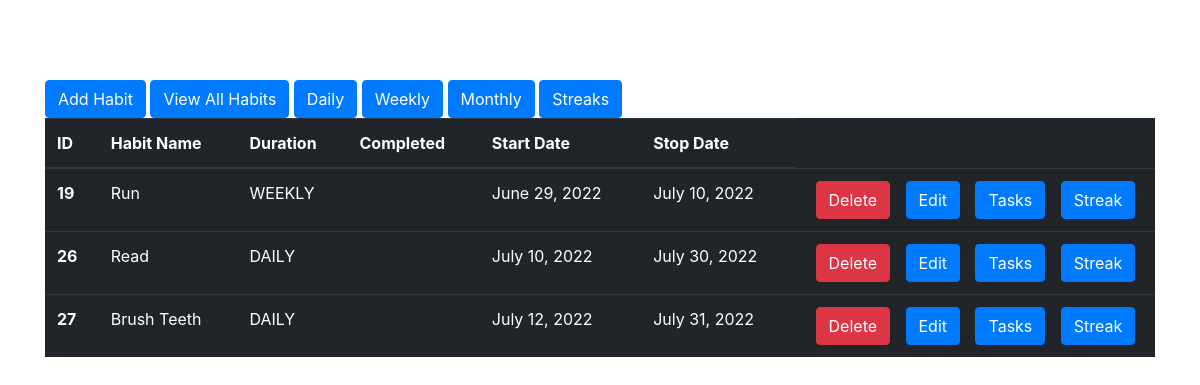
The app's page /habits with its own data.
### habit/models.py (models this page shows)
class HabitModel(models.Model):
    class Meta:
        db_table = "habit"
    DURATION = Choices("DAILY", "WEEKLY", "MONTHLY")
    name = models.CharField(max_length=255)
    duration = models.CharField(max_length=255, choices=DURATION, default=DURATION.DAILY)
    completed = models.BooleanField(default=False)
    start_date = models.DateField()
    finish_date = models.DateField()
    broken = models.BooleanField(default=False)
    def __str__(self):
        return self.name

### habit/views.py (the view)
# urls.py: path('habits', HabitsView.as_view(), name='habits'),
class HabitsView(View):
    def get(self, request):
        habits = HabitModel.objects.all()
        print(habits)
        return render(request, 'habits.html', {'habits': habits})

### habit/templates/habits.html (shortened to what this page needs)
{% extends 'base.html' %}
{% block content %}
<a href="{% url 'add-habit'  %}"> <button class = "btn btn-primary">Add Habit</button> </a>
<a href="{% url 'habits'  %}"> <button class = "btn btn-primary">View All Habits</button> </a>
<a href="{% url 'daily'  %}"> <button class = "btn btn-primary">Daily</button> </a>
<a href="{% url 'weekly'  %}"> <button class = "btn btn-primary">Weekly</button> </a>
<a href="{% url 'monthly'  %}"> <button class = "btn btn-primary">Monthly</button> </a>
<a href="{% url 'streaks'  %}"> <button class = "btn btn-primary">Streaks</button> </a>
<table class="table table-dark">
  <thead>
    <tr>
      <th scope="col">ID</th>
      <th scope="col">Habit Name</th>
      <th scope="col">Duration</th>
      <th scope="col">Completed</th>
      <th scope="col">Start Date</th>
      <th scope="col">Stop Date</th>
    </tr>
  </thead>
  <tbody>
    {% for habit in habits %}
    <tr>
      <th scope="row">{{habit.id}}</th>
      <td>{{habit.name}}</td>
      <td> {{habit.duration }} {{habit.duration_type}} </td>
      <td> {{habit.done}}</td>
      <td> {{habit.start_date }}</td>
      <td> {{habit.finish_date }}</td>
      <td class = "d-flex flex-row justify-content-around">
        <form method="post" action = "delete/{{habit.id}}">
        <input type="submit" value="Delete" class = "btn btn-danger">
       </form>
        <a href = "{% url 'update' habit.id %}"  ><button class = "btn btn-primary"> Edit</button></a>
        <a href = "{% url 'tasks' habit.id %}"  ><button class = "btn btn-primary">  Tasks </button></a>
        <a href = "{% url 'streak' habit.id %}"  ><button class = "btn btn-primary"> Streak </button></a>
      </td>
    </tr>
    {% endfor %}
  </tbody>
</table>
{% endblock %}

### records on screen
HabitModel: id "19", name "Run", duration "WEEKLY", start_date "June 29, 2022", finish_date "July 10, 2022"
HabitModel: id "26", name "Read", duration "DAILY", start_date "July 10, 2022", finish_date "July 30, 2022"
HabitModel: id "27", name "Brush Teeth", duration "DAILY", start_date "July 12, 2022", finish_date "July 31, 2022"
